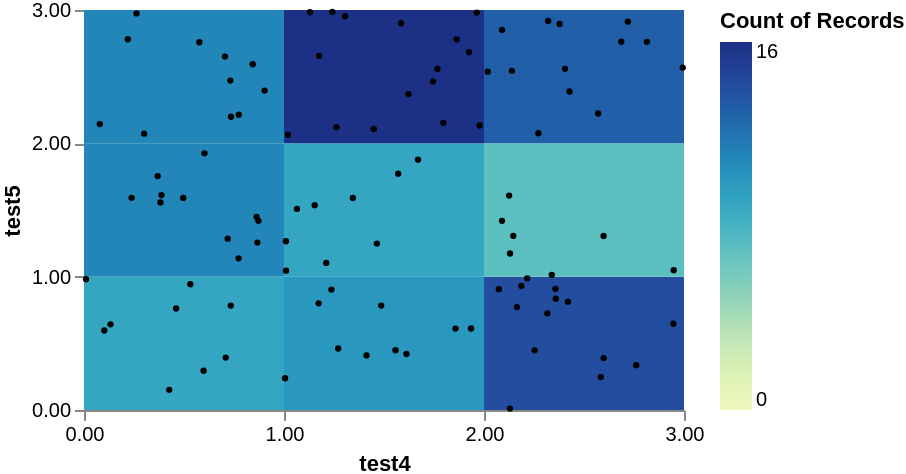

Specify this chart in Vega-Lite:
### Vega specification from a JSON file in a GitHub repository (floating-point values rounded to 4 significant figures)
{"$schema": "https://vega.github.io/schema/vega/v5.json", "width": 300, "height": 200, "signals": [{"name": "max_x_bins", "value": 4, "description": "Max number X bins", "bind": {"input": "range", "min": 1, "max": 100, "step": 1}}, {"name": "max_y_bins", "value": 4, "description": "Max number Y bins", "bind": {"input": "range", "min": 1, "max": 100, "step": 1}}, {"name": "x_name", "value": "test4"}, {"name": "y_name", "value": "test5"}], "data": [{"name": "points", "values": [{"test4": 0.2627, "test5": 2.974}, {"test4": 1.01, "test5": 1.266}, {"test4": 0.7315, "test5": 2.471}, {"test4": 2.187, "test5": 0.9302}, {"test4": 1.065, "test5": 1.508}, {"test4": 0.7186, "test5": 1.285}, {"test4": 0.9029, "test5": 2.395}, {"test4": 0.3874, "test5": 1.612}, {"test4": 0.6023, "test5": 1.925}, {"test4": 1.176, "test5": 2.656}, {"test4": 1.857, "test5": 0.6107}, {"test4": 1.005, "test5": 0.2381}, {"test4": 1.925, "test5": 2.683}, {"test4": 2.598, "test5": 1.305}, {"test4": 2.074, "test5": 0.906}, {"test4": 1.558, "test5": 0.4483}, {"test4": 2.216, "test5": 0.9867}, {"test4": 1.585, "test5": 2.901}, {"test4": 2.272, "test5": 2.076}, {"test4": 0.8672, "test5": 1.256}, {"test4": 2.146, "test5": 1.306}, {"test4": 1.305, "test5": 2.952}, {"test4": 1.211, "test5": 1.103}, {"test4": 0.4262, "test5": 0.1512}, {"test4": 1.173, "test5": 0.8001}, {"test4": 1.153, "test5": 1.536}, {"test4": 0.3682, "test5": 1.754}, {"test4": 0.7338, "test5": 0.7835}, {"test4": 1.02, "test5": 2.064}, {"test4": 0.3822, "test5": 1.557}, {"test4": 2.378, "test5": 2.896}, {"test4": 0.598, "test5": 0.2942}, {"test4": 0.4604, "test5": 0.7611}, {"test4": 2.14, "test5": 2.544}, {"test4": 2.761, "test5": 0.3364}, {"test4": 1.978, "test5": 2.134}, {"test4": 2.947, "test5": 0.6468}, {"test4": 0.3008, "test5": 2.072}, {"test4": 2.686, "test5": 2.762}, {"test4": 2.815, "test5": 2.761}, {"test4": 2.719, "test5": 2.913}, {"test4": 0.8436, "test5": 2.593}, {"test4": 1.767, "test5": 2.558}, {"test4": 1.622, "test5": 2.37}, {"test4": 0.07909, "test5": 2.145}, {"test4": 1.486, "test5": 0.7831}, {"test4": 0.219, "test5": 2.78}, {"test4": 1.413, "test5": 0.4092}, {"test4": 1.344, "test5": 1.59}, {"test4": 0.7729, "test5": 1.137}, {"test4": 0.863, "test5": 1.447}, {"test4": 1.464, "test5": 1.248}, {"test4": 1.129, "test5": 2.983}, {"test4": 0.735, "test5": 2.199}, {"test4": 1.449, "test5": 2.108}, {"test4": 0.01018, "test5": 0.9813}, {"test4": 2.993, "test5": 2.568}, {"test4": 1.612, "test5": 0.4198}, {"test4": 2.126, "test5": 1.608}, {"test4": 1.935, "test5": 0.6115}, {"test4": 2.427, "test5": 2.389}, {"test4": 2.317, "test5": 0.7244}, {"test4": 1.67, "test5": 1.878}, {"test4": 1.01, "test5": 1.045}, {"test4": 0.7086, "test5": 0.3929}, {"test4": 2.13, "test5": 1.174}, {"test4": 2.949, "test5": 1.048}, {"test4": 1.242, "test5": 2.986}, {"test4": 0.4962, "test5": 1.59}, {"test4": 2.164, "test5": 0.7717}, {"test4": 1.237, "test5": 0.9031}, {"test4": 2.584, "test5": 0.2468}, {"test4": 0.1016, "test5": 0.596}, {"test4": 1.262, "test5": 2.121}, {"test4": 0.7738, "test5": 2.215}, {"test4": 2.13, "test5": 0.01055}, {"test4": 2.09, "test5": 2.851}, {"test4": 2.357, "test5": 0.9088}, {"test4": 1.571, "test5": 1.773}, {"test4": 2.09, "test5": 1.419}, {"test4": 2.598, "test5": 0.3894}, {"test4": 2.419, "test5": 0.8123}, {"test4": 0.2382, "test5": 1.592}, {"test4": 0.1325, "test5": 0.6425}, {"test4": 2.359, "test5": 0.8345}, {"test4": 2.019, "test5": 2.538}, {"test4": 2.405, "test5": 2.559}, {"test4": 2.321, "test5": 2.918}, {"test4": 2.571, "test5": 2.224}, {"test4": 1.797, "test5": 2.154}, {"test4": 1.863, "test5": 2.779}, {"test4": 1.271, "test5": 0.4612}, {"test4": 0.7048, "test5": 2.651}, {"test4": 0.5315, "test5": 0.9433}, {"test4": 2.339, "test5": 1.014}, {"test4": 0.5767, "test5": 2.758}, {"test4": 0.8723, "test5": 1.419}, {"test4": 2.253, "test5": 0.4473}, {"test4": 1.745, "test5": 2.464}, {"test4": 1.964, "test5": 2.981}]}, {"name": "heatmap_bins", "source": "points", "transform": [{"type": "extent", "field": {"signal": "x_name"}, "signal": "x_extent"}, {"type": "bin", "field": {"signal": "x_name"}, "as": ["x_start", "x_end"], "signal": "x_bins", "extent": {"signal": "x_extent"}, "maxbins": {"signal": "max_x_bins"}}, {"type": "extent", "field": {"signal": "y_name"}, "signal": "y_extent"}, {"type": "bin", "field": {"signal": "y_name"}, "as": ["y_start", "y_end"], "signal": "y_bins", "extent": {"signal": "y_extent"}, "maxbins": {"signal": "max_y_bins"}}, {"type": "aggregate", "groupby": ["x_start", "x_end", "y_start", "y_end"], "ops": ["count"], "as": ["__count"]}]}], "marks": [{"name": "marks", "type": "rect", "style": ["rect"], "from": {"data": "heatmap_bins"}, "encode": {"update": {"fill": {"scale": "color", "field": "__count"}, "x2": {"scale": "x", "field": "x_start"}, "x": {"scale": "x", "field": "x_end"}, "y2": {"scale": "y", "field": "y_start"}, "y": {"scale": "y", "field": "y_end"}}}}, {"type": "symbol", "from": {"data": "points"}, "encode": {"enter": {"fillOpacity": {"value": 1}, "fill": {"value": "black"}}, "update": {"x": {"scale": "x", "field": {"signal": "x_name"}}, "y": {"scale": "y", "field": {"signal": "y_name"}}, "size": {"value": 10}}}}], "scales": [{"name": "x", "type": "linear", "domain": {"signal": "[x_bins.start, x_bins.stop]"}, "range": [0, {"signal": "width"}], "bins": {"signal": "x_bins"}, "zero": false}, {"name": "y", "type": "linear", "domain": {"signal": "[y_bins.start, y_bins.stop]"}, "range": [{"signal": "height"}, 0], "bins": {"signal": "y_bins"}, "zero": false}, {"name": "color", "type": "linear", "domain": {"data": "heatmap_bins", "field": "__count"}, "range": "heatmap", "interpolate": "hcl", "zero": true}], "axes": [{"scale": "x", "orient": "bottom", "title": {"signal": "x_name"}, "labelOverlap": true, "tickCount": {"signal": "ceil(width/3)"}}, {"scale": "y", "orient": "left", "title": {"signal": "y_name"}, "labelOverlap": true, "tickCount": {"signal": "ceil(height/3)"}}], "legends": [{"fill": "color", "gradientLength": {"signal": "height - 16"}, "title": "Count of Records"}]}
